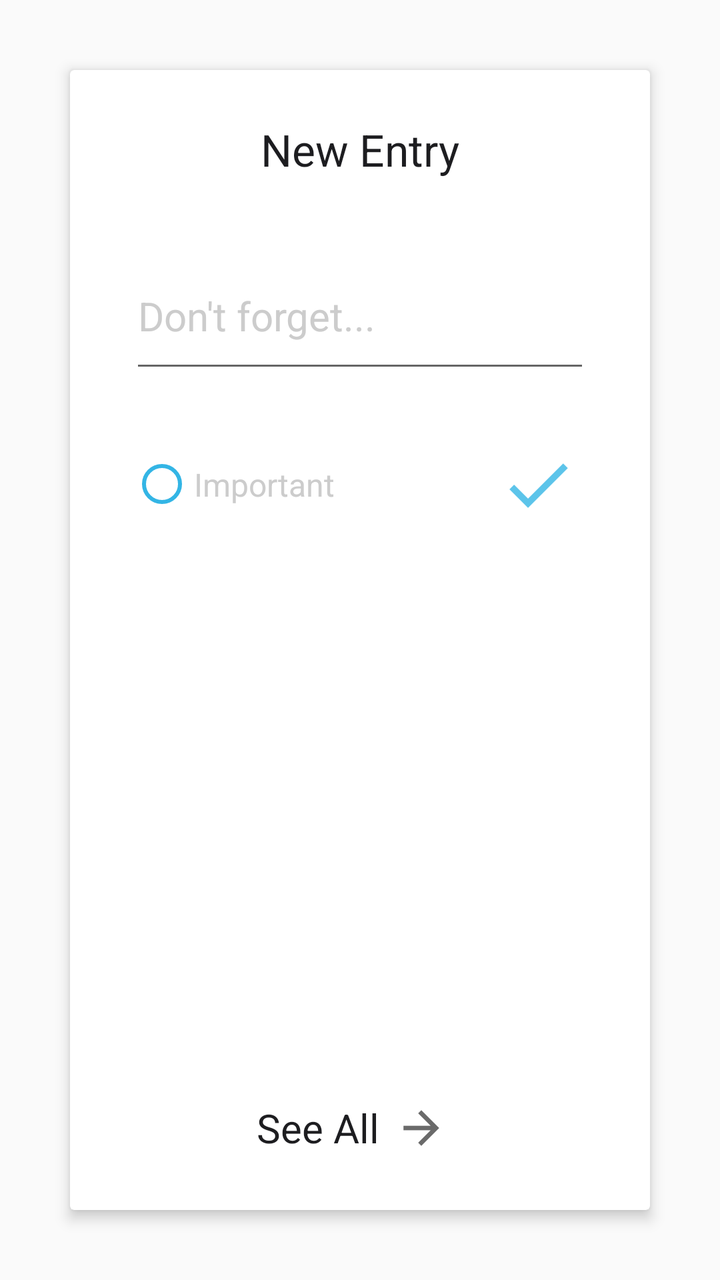
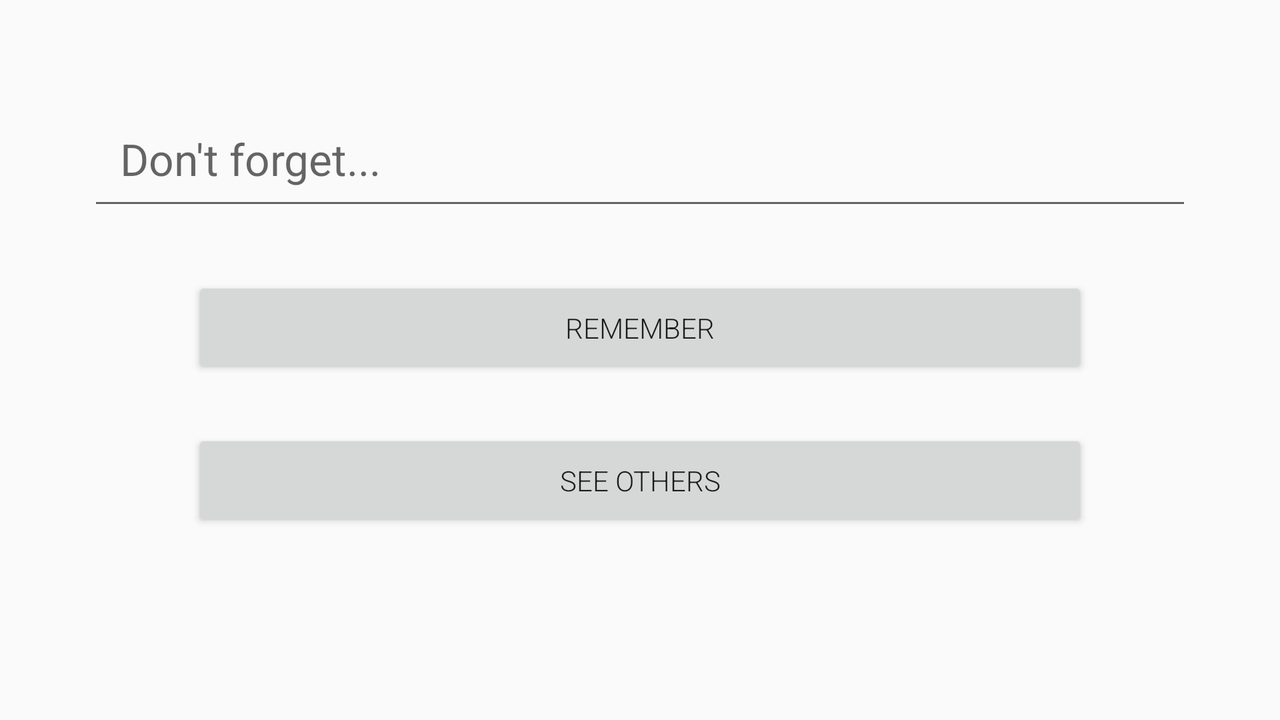

Two renders of one Android screen. The first uses the default layout on a phone; the second uses the alternative layout the repository ships for a different screen configuration, on a matching device. The two XML files are below.
<!-- AndroidManifest.xml: application theme AppTheme -->
<!-- res/layout/activity_add_note.xml -->
<RelativeLayout
    xmlns:android="http://schemas.android.com/apk/res/android"
    xmlns:app="http://schemas.android.com/apk/res-auto"
    android:layout_width="match_parent"
    android:layout_height="match_parent">

    <android.support.v7.widget.CardView
        android:id="@+id/add_note_card"
        android:layout_width="match_parent"
        android:layout_height="match_parent"
        android:translationZ="2dp"
        android:layout_margin="35sp"
        android:layout_centerHorizontal="true">

        <RelativeLayout
            android:layout_width="match_parent"
            android:layout_height="match_parent">

            <TextView
                android:id="@+id/textView2"
                android:layout_width="wrap_content"
                android:layout_height="wrap_content"
                android:layout_alignParentTop="true"
                android:layout_centerHorizontal="true"
                android:layout_gravity="center_horizontal"
                android:paddingTop="25sp"
                android:paddingBottom="15dp"
                android:text="New Entry"
                android:textSize="22sp"
                android:textColor="@color/grey_black"/>


            <RelativeLayout
                android:layout_width="match_parent"
                android:layout_height="wrap_content"
                android:layout_alignParentStart="true"
                android:layout_below="@+id/textView2"
                android:layout_gravity="center"
                android:paddingBottom="20sp"
                android:paddingLeft="30sp"
                android:paddingRight="30sp">

                <EditText
                    android:id="@+id/edit_message"
                    android:layout_width="match_parent"
                    android:layout_height="wrap_content"
                    android:layout_marginBottom="20sp"
                    android:hint="@string/edit_message"
                    android:maxLines="1"
                    android:paddingBottom="20sp"
                    android:paddingTop="40sp"
                    android:textColor="@color/grey_black"
                    android:textColorHint="@color/light_grey"
                    android:textSize="20sp" />

                <CheckBox
                    style="@android:style/Widget.CompoundButton.RadioButton"
                    android:id="@+id/important_radioButton"
                    android:layout_width="wrap_content"
                    android:layout_height="wrap_content"
                    android:layout_alignLeft="@+id/edit_message"
                    android:layout_alignStart="@+id/edit_message"
                    android:layout_below="@+id/edit_message"
                    android:layout_marginBottom="10sp"
                    android:buttonTint="@color/app_blue"
                    android:checked="false"
                    android:clickable="false"
                    android:paddingBottom="20sp"
                    android:paddingTop="20sp"
                    android:text="Important"
                    android:textColor="@color/light_grey"
                    android:textSize="16sp"
                    android:tag="notCheck"


                    />



                <ImageButton
                    android:id="@+id/add_note_button"
                    android:layout_width="wrap_content"
                    android:layout_height="wrap_content"
                    android:layout_alignBottom="@+id/important_radioButton"
                    android:layout_alignEnd="@+id/edit_message"
                    android:layout_alignRight="@+id/edit_message"
                    android:layout_below="@+id/edit_message"
                    android:background="@android:color/transparent"
                    android:padding="10dp"
                    android:scaleType="fitCenter"
                    android:src="@drawable/done_icon" />
            </RelativeLayout>

            <RelativeLayout
                android:id="@+id/see_all_button"
                android:layout_width="match_parent"
                android:layout_height="wrap_content"
                android:layout_alignParentBottom="true"
                android:gravity="center"
                android:paddingBottom="20dp">

                <RelativeLayout
                    android:layout_width="wrap_content"
                    android:layout_height="wrap_content"
                    android:layout_centerHorizontal="true">

                    <TextView
                        android:id="@+id/see_all_tv"
                        android:layout_width="wrap_content"
                        android:layout_height="wrap_content"
                        android:textColor="@color/grey_black"
                        android:text="See All"
                        android:textSize="20sp"
                        android:layout_centerVertical="true"/>

                    <ImageView
                        android:layout_width="wrap_content"
                        android:layout_height="wrap_content"
                        android:src="@drawable/forward"
                        android:layout_toRightOf="@+id/see_all_tv"
                        android:id="@+id/imageView"
                        android:padding="5dp"/>

                </RelativeLayout>



            </RelativeLayout>


        </RelativeLayout>


    </android.support.v7.widget.CardView>


    




</RelativeLayout>
<!-- resources referenced by this layout -->
<resources>
  <color name="app_blue">#33B5E5</color>
  <color name="grey_black">#1D1D20</color>
  <color name="light_grey">#CCCCCC</color>
  <!-- drawable done_icon: png bitmap (drawable-hdpi, 404 bytes) -->
  <!-- drawable forward: png bitmap (drawable-hdpi, 273 bytes) -->
  <string name="edit_message">Don\'t forget...</string>
  <style name="AppTheme" parent="Theme.AppCompat.Light.DarkActionBar">
  
          
          <item name="android:actionBarStyle">@style/MyActionBar</item>
  
          
          <item name="actionBarStyle">@style/MyActionBar</item>
  
          <item name="colorAccent">@color/app_blue</item>
      </style>
  <style name="MyActionBar" parent="Widget.AppCompat.ActionBar">
          <item name="android:background">@color/app_blue</item>
  
          
          <item name="background">@color/app_blue</item>
          <item name="android:minWidth">0dp</item>
  
          
      </style>
</resources>
<!-- res/layout-land/activity_add_note.xml (the repository's variant of the layout above) -->
<!-- drawn on the phone turned sideways -->
<LinearLayout
    xmlns:android="http://schemas.android.com/apk/res/android"
    xmlns:tools="http://schemas.android.com/tools"

    android:layout_width="match_parent"
    android:layout_height="match_parent"
    android:orientation="vertical"
    android:weightSum="1"
    >

    <LinearLayout
        android:layout_height="0dp"
        android:layout_width="fill_parent"
        android:layout_weight="0.35"

        >

        <EditText android:id="@+id/edit_message"
            android:layout_gravity="bottom"
            android:layout_width="match_parent"
            android:layout_height="wrap_content"
            android:hint="@string/edit_message"

            android:layout_marginRight="@dimen/activity_land_horizontal_margin"
            android:layout_marginLeft="@dimen/activity_land_horizontal_margin"
            android:layout_marginBottom="8dp"

            android:paddingLeft="@dimen/activity_horizontal_margin"
            android:paddingRight="@dimen/activity_horizontal_margin"
            android:paddingTop="@dimen/activity_vertical_margin"
            android:paddingBottom="@dimen/activity_vertical_margin"

            android:textSize="22sp"

            />

    </LinearLayout>

    <LinearLayout
        android:layout_height="0dp"
        android:layout_width="fill_parent"
        android:layout_weight="0.53"
        android:orientation="vertical"
        android:weightSum="1"
        >

        <LinearLayout
            android:layout_height="0dp"

            android:layout_width="fill_parent"
            android:layout_weight="0.40"

            android:orientation="horizontal"
            android:weightSum="1"
            android:gravity="center"
            >

            <Button
                android:text="@string/button_save"
                android:onClick="saveMessage"
                android:fontFamily="sans-serif-light"
                android:layout_weight="0.7"
                android:layout_width="0dp"
                android:layout_height="wrap_content"

                android:paddingLeft="@dimen/activity_land_horizontal_margin"
                android:paddingRight="@dimen/activity_land_horizontal_margin"
                android:paddingTop="@dimen/activity_land_vertical_margin"
                android:paddingBottom="@dimen/activity_land_vertical_margin"
                />
        </LinearLayout>

        <LinearLayout
            android:layout_width="fill_parent"
            android:layout_height="0dp"
            android:layout_weight="0.40"

            android:gravity="center"
            android:orientation="horizontal"
            android:weightSum="1"
            >
            <Button
                android:text="@string/button_see_notes"
                android:onClick="seeNotes"
                android:fontFamily="sans-serif-light"
                android:layout_weight="0.7"
                android:layout_width="0dp"
                android:layout_height="wrap_content"

                android:paddingLeft="@dimen/activity_land_horizontal_margin"
                android:paddingRight="@dimen/activity_land_horizontal_margin"
                android:paddingTop="@dimen/activity_land_vertical_margin"
                android:paddingBottom="@dimen/activity_land_vertical_margin"
                />
        </LinearLayout>

    </LinearLayout>


    <LinearLayout
        android:layout_width="fill_parent"
        android:layout_height="0dp"
        android:layout_weight="0.14
        "
        android:background="@color/bottomBar"
        >
    </LinearLayout>

</LinearLayout>
<!-- resources referenced by the variant -->
<!-- as the phone turned sideways resolves them -->
<resources>
  <dimen name="activity_horizontal_margin">16dp</dimen>
  <dimen name="activity_land_horizontal_margin">44dp</dimen>
  <dimen name="activity_land_vertical_margin">16dp</dimen>
  <dimen name="activity_vertical_margin">16dp</dimen>
  <string name="button_save">REMEMBER</string>
  <string name="button_see_notes">SEE OTHERS</string>
  <string name="edit_message">Don\'t forget...</string>
  <style name="AppTheme" parent="Theme.AppCompat.Light.DarkActionBar">
  
          
          <item name="android:actionBarStyle">@style/MyActionBar</item>
  
          
          <item name="actionBarStyle">@style/MyActionBar</item>
  
          <item name="colorAccent">@color/app_blue</item>
      </style>
  <style name="MyActionBar" parent="Widget.AppCompat.ActionBar">
          <item name="android:background">@color/app_blue</item>
  
          
          <item name="background">@color/app_blue</item>
          <item name="android:minWidth">0dp</item>
  
          
      </style>
  <color name="app_blue">#33B5E5</color>
</resources>
